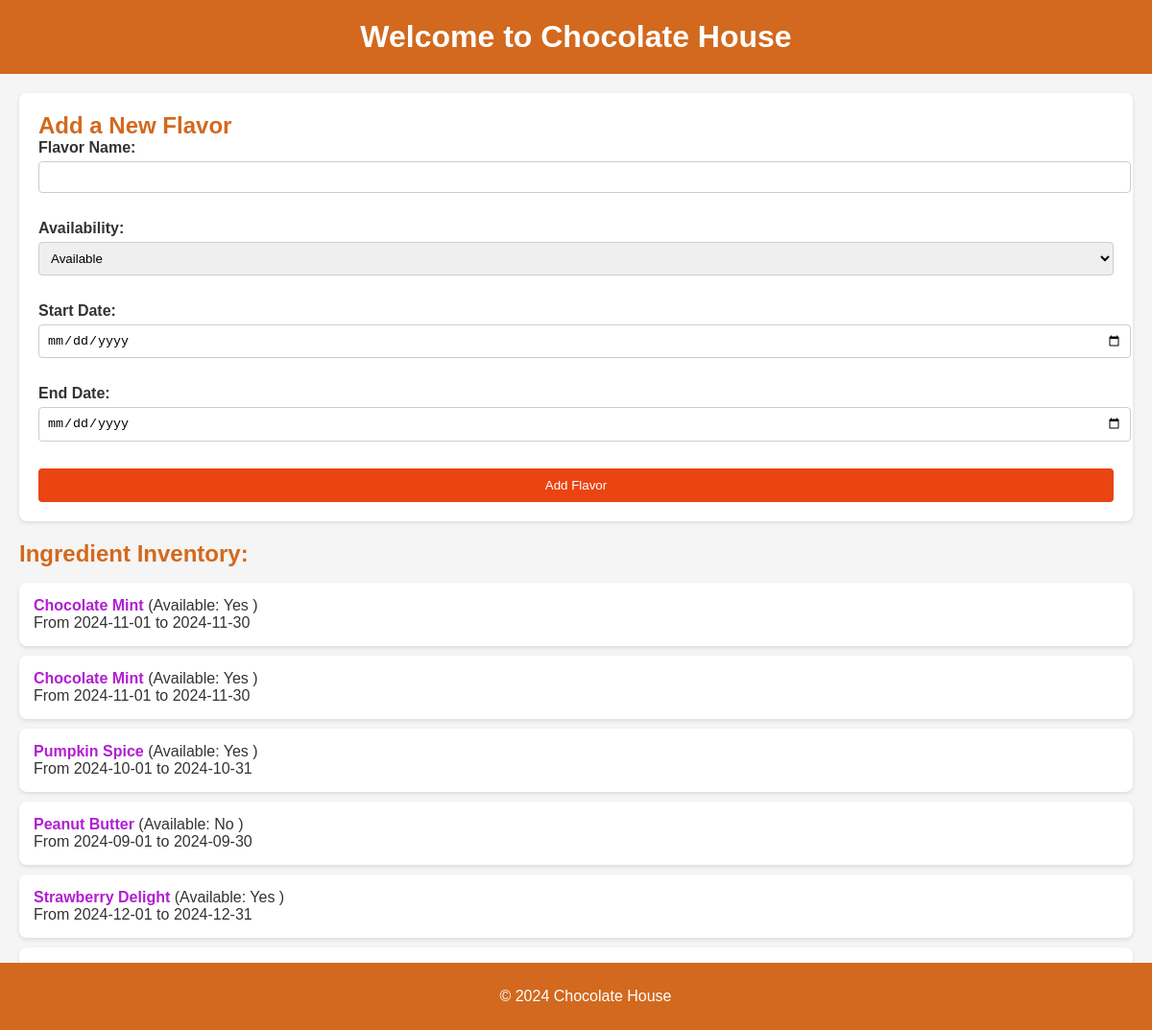
Screenshot of /flavors with the database file from the repository.
### tables this page shows
CREATE TABLE seasonal_flavors (
    id INTEGER PRIMARY KEY AUTOINCREMENT,
    flavor_name TEXT,
    availability BOOLEAN,
    start_date DATE,
    end_date DATE
);

### app.py (the view, shortened to what this page needs)
@app.route('/flavors', methods=['GET', 'POST'])
def flavors():
    flavors = query_db("SELECT * FROM seasonal_flavors")
    return render_template('flavors.html', flavors=flavors)

### app.py (called while the page is built)
def query_db(query, args=(), one=False):
    try:
        connection = sqlite3.connect(DB_PATH)
        cursor = connection.cursor()
        cursor.execute(query, args)
        rv = cursor.fetchall()
        connection.commit()
        connection.close()
        return (rv[0] if rv else None) if one else rv
    except sqlite3.Error as e:
        print(f"Database error: {e}")
        return []
    except Exception as e:
        print(f"General error: {e}")
        return []

### templates/flavors.html (shortened to what this page needs)
<!DOCTYPE html>
<html lang="en">
<head>
    <link rel="stylesheet" href="{{ url_for('static', filename='style.css') }}">
</head>
<body>
    <header>
        <h1>Welcome to Chocolate House</h1>
    </header>
    <section id="add-flavor-form">
        <h2>Add a New Flavor</h2>
        <form action="/flavors" method="POST">
            <label for="flavor_name">Flavor Name:</label>
            <input type="text" id="flavor_name" name="flavor_name" required><br><br>
            <label for="availability">Availability:</label>
            <select id="availability" name="availability" required>
                <option value="1">Available</option>
            </select><br><br>
            <label for="start_date">Start Date:</label>
            <input type="date" id="start_date" name="start_date" required><br><br>
            <label for="end_date">End Date:</label>
            <input type="date" id="end_date" name="end_date" required><br><br>
            <button type="submit">Add Flavor</button>
        </form>
    </section>
    <section id="flavors-list">
        <h2>Ingredient Inventory:</h2>
        <ul>
            {% for flavor in flavors %}
                <li>
                    <strong>{{ flavor[1] }}</strong> (Available: {% if flavor[2] == 1 %} Yes {% else %} No {% endif %})<br>
                    From {{ flavor[3] }} to {{ flavor[4] }}
                </li>
            {% endfor %}
        </ul>
    </section>
    <footer>
        <p>&copy; 2024 Chocolate House</p>
    </footer>
</body>
</html>

### static/style.css (style rules this page uses)
body { font-family: Arial, sans-serif; background-color: #f5f5f5; color: #333; margin: 0; padding: 0; }
header { background-color: #d2691e; color: white; text-align: center; padding: 20px; }
footer { background-color: #d2691e; color: white; text-align: center; padding: 10px; position: fixed; width: 100%; bottom: 0; }
h1, h2 { margin: 0; }
h2 { color: #d2691e; }
#add-flavor-form { background-color: white; padding: 20px; margin: 20px; border-radius: 8px; box-shadow: 0 2px 4px rgba(0, 0, 0, 0.1); }
#add-flavor-form label { font-weight: bold; }
#add-flavor-form input, #add-flavor-form select { padding: 8px; margin-top: 5px; margin-bottom: 10px; width: 100%; border: 1px solid #ccc; border-radius: 4px; }
#add-flavor-form button { background-color: #ea4412; color: white; padding: 10px 15px; border: none; border-radius: 4px; cursor: pointer; width: 100%; }
#flavors-list { margin: 20px; }
#flavors-list ul { list-style-type: none; padding: 0; }
#flavors-list li { background-color: white; margin: 10px 0; padding: 15px; border-radius: 8px; box-shadow: 0 2px 4px rgba(0, 0, 0, 0.1); }
#flavors-list li strong { color: #b11ed2; }

### rows the page displays
seasonal_flavors: flavor_name "Chocolate Mint", availability "Yes", start_date "2024-11-01", end_date "2024-11-30"
seasonal_flavors: flavor_name "Chocolate Mint", availability "Yes", start_date "2024-11-01", end_date "2024-11-30"
seasonal_flavors: flavor_name "Pumpkin Spice", availability "Yes", start_date "2024-10-01", end_date "2024-10-31"
seasonal_flavors: flavor_name "Peanut Butter", availability "No", start_date "2024-09-01", end_date "2024-09-30"
seasonal_flavors: flavor_name "Strawberry Delight", availability "Yes", start_date "2024-12-01", end_date "2024-12-31"
